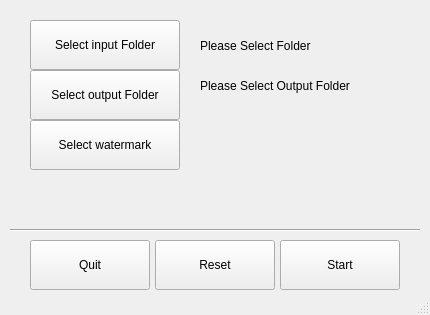
<?xml version="1.0" encoding="UTF-8"?>
<ui version="4.0">
 <class>MainWindow</class>
 <widget class="QMainWindow" name="MainWindow">
  <property name="geometry">
   <rect>
    <x>0</x>
    <y>0</y>
    <width>430</width>
    <height>315</height>
   </rect>
  </property>
  <property name="windowTitle">
   <string>MainWindow</string>
  </property>
  <property name="iconSize">
   <size>
    <width>32</width>
    <height>32</height>
   </size>
  </property>
  <widget class="QWidget" name="centralwidget">
   <widget class="QPushButton" name="quitButton">
    <property name="geometry">
     <rect>
      <x>30</x>
      <y>240</y>
      <width>120</width>
      <height>50</height>
     </rect>
    </property>
    <property name="text">
     <string>Quit</string>
    </property>
   </widget>
   <widget class="QPushButton" name="startButton">
    <property name="geometry">
     <rect>
      <x>280</x>
      <y>240</y>
      <width>120</width>
      <height>50</height>
     </rect>
    </property>
    <property name="text">
     <string>Start</string>
    </property>
   </widget>
   <widget class="QPushButton" name="resetButton">
    <property name="geometry">
     <rect>
      <x>155</x>
      <y>240</y>
      <width>120</width>
      <height>50</height>
     </rect>
    </property>
    <property name="text">
     <string>Reset</string>
    </property>
   </widget>
   <widget class="Line" name="line">
    <property name="geometry">
     <rect>
      <x>10</x>
      <y>220</y>
      <width>410</width>
      <height>20</height>
     </rect>
    </property>
    <property name="orientation">
     <enum>Qt::Horizontal</enum>
    </property>
   </widget>
   <widget class="QPushButton" name="selectFolder">
    <property name="geometry">
     <rect>
      <x>30</x>
      <y>20</y>
      <width>150</width>
      <height>50</height>
     </rect>
    </property>
    <property name="text">
     <string>Select input Folder</string>
    </property>
   </widget>
   <widget class="QPushButton" name="selectWatermark">
    <property name="geometry">
     <rect>
      <x>30</x>
      <y>120</y>
      <width>150</width>
      <height>50</height>
     </rect>
    </property>
    <property name="text">
     <string>Select watermark</string>
    </property>
   </widget>
   <widget class="QLabel" name="selectFolderLabel">
    <property name="geometry">
     <rect>
      <x>200</x>
      <y>30</y>
      <width>421</width>
      <height>31</height>
     </rect>
    </property>
    <property name="text">
     <string>Please Select Folder</string>
    </property>
   </widget>
   <widget class="QLabel" name="watermarkPreview">
    <property name="geometry">
     <rect>
      <x>200</x>
      <y>125</y>
      <width>161</width>
      <height>81</height>
     </rect>
    </property>
    <property name="text">
     <string/>
    </property>
    <property name="alignment">
     <set>Qt::AlignLeading|Qt::AlignLeft|Qt::AlignTop</set>
    </property>
   </widget>
   <widget class="QPushButton" name="selectOutputFolder">
    <property name="geometry">
     <rect>
      <x>30</x>
      <y>70</y>
      <width>150</width>
      <height>50</height>
     </rect>
    </property>
    <property name="text">
     <string>Select output Folder</string>
    </property>
   </widget>
   <widget class="QLabel" name="selectOutputFolderLabel">
    <property name="geometry">
     <rect>
      <x>200</x>
      <y>70</y>
      <width>421</width>
      <height>31</height>
     </rect>
    </property>
    <property name="text">
     <string>Please Select Output Folder</string>
    </property>
   </widget>
   <widget class="QLabel" name="watermarkPathLabel">
    <property name="geometry">
     <rect>
      <x>40</x>
      <y>610</y>
      <width>101</width>
      <height>16</height>
     </rect>
    </property>
    <property name="text">
     <string>Watermerk pad</string>
    </property>
   </widget>
   <widget class="QLabel" name="watermarkPath">
    <property name="geometry">
     <rect>
      <x>150</x>
      <y>610</y>
      <width>241</width>
      <height>16</height>
     </rect>
    </property>
    <property name="text">
     <string/>
    </property>
   </widget>
  </widget>
  <widget class="QMenuBar" name="menubar">
   <property name="geometry">
    <rect>
     <x>0</x>
     <y>0</y>
     <width>430</width>
     <height>22</height>
    </rect>
   </property>
  </widget>
  <widget class="QStatusBar" name="statusbar"/>
 </widget>
 <resources/>
 <connections/>
</ui>
